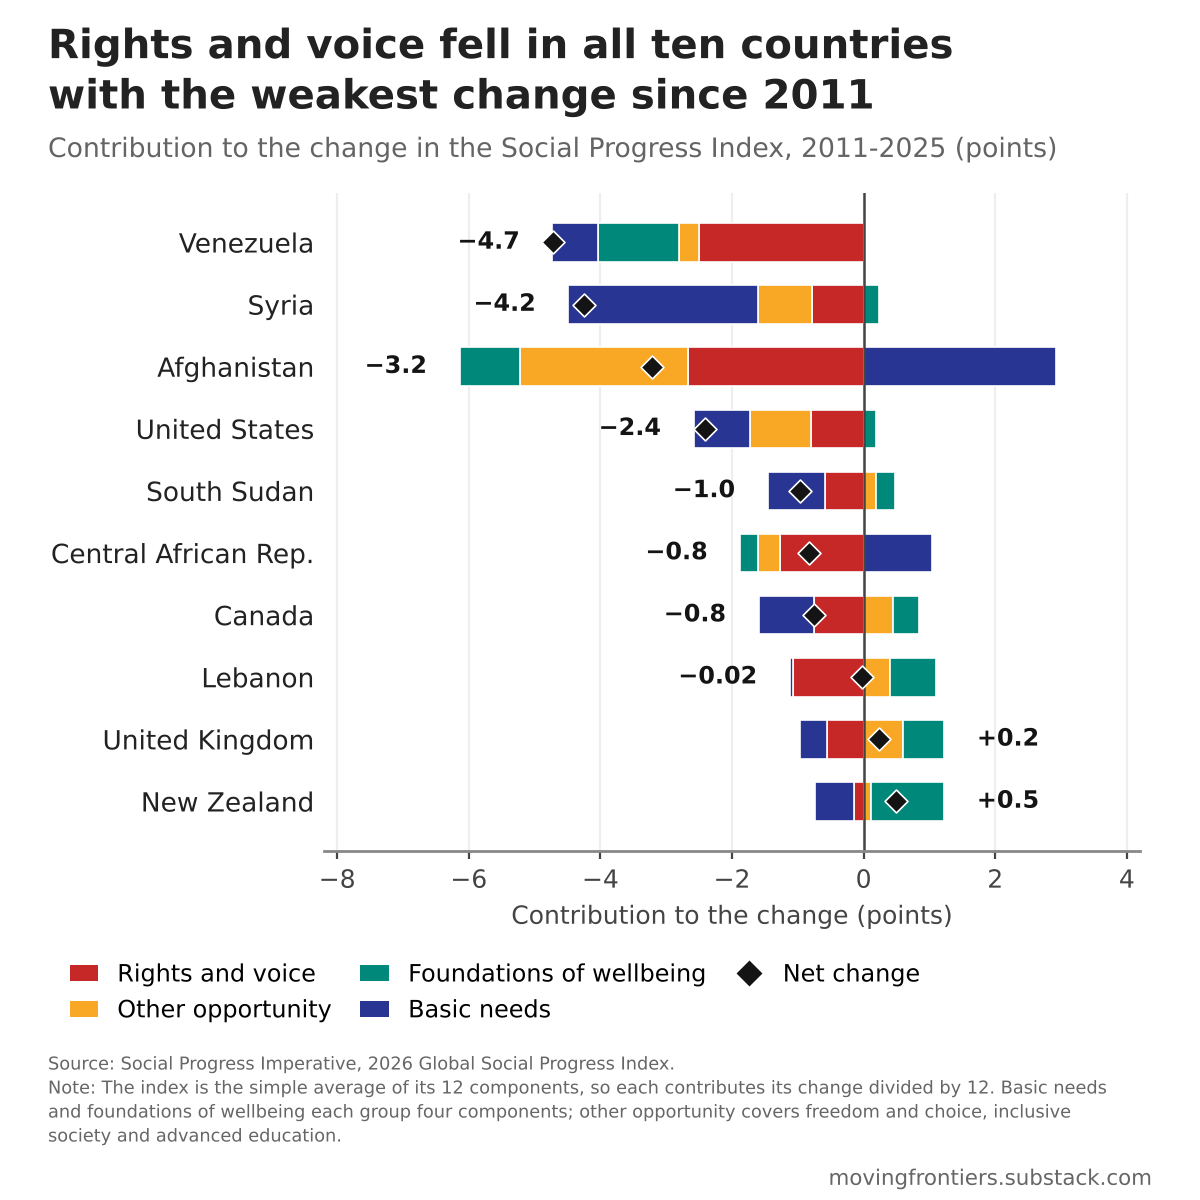

Reproduce this figure in Python.
"""Rights and voice fell in all ten countries with the weakest change since 2011

Self-contained: embeds its data (also saved as chart-09-ten-weakest-changes-drivers.csv) and the Moving Frontiers house style.
Needs only numpy, pandas, matplotlib and Pillow. Run `python chart-09-ten-weakest-changes-drivers.py` to write chart-09-ten-weakest-changes-drivers.png in the current folder.
Data: Social Progress Imperative, 2026 Global Social Progress Index (ranked countries), frozen October 2026."""
DATA = """\
country,spicountrycode,spiyear,status,score_spi,score_nbmc,score_ws,score_sh,score_ps,score_abk,score_aic,score_hw,score_eq,score_pr,score_pfc,score_incl,score_aae,GDPpc,population
Afghanistan,AFG,2011,Ranked,36.64,45.61,42.4,26.68,62.36,27.5,34.83,35.22,45.26,38.53,43.480000000000004,25.830000000000002,12.02,2848.5861,28284089
Afghanistan,AFG,2025,Ranked,33.43,53.09,45.47,46.87,66.76,22.490000000000002,27.66,35.93,45.67,6.57,30.29,7.38,13.01,1983.8126000000002,42647492
Central African Republic,CAF,2011,Ranked,29.61,22.39,19.18,17.22,47.15,31.18,23.44,31.6,60.34,35.15,28.92,29.89,8.81,1479.4137,4492995
Central African Republic,CAF,2025,Ranked,28.78,32.62,19.46,18.77,47.63,31.62,27.64,26.6,57.480000000000004,19.86,28.39,27.310000000000002,7.95,1111.6533,5330690
Canada,CAN,2011,Ranked,85.86,93.37,95.07000000000001,93.38,81.02,93.97,78.5,78.67,81.78,88.47,91.01,81.41,73.66,52558.440800000004,34005902
Canada,CAN,2025,Ranked,85.11,93.03,94.9,84.91,79.89,91.5,85.94,76.5,83.63,79.45,89.22,84.31,77.99,56691.907,41288599
United Kingdom,GBR,2011,Ranked,85.3,90.98,97.35000000000001,92.81,80.13,93.62,83.95,76.72,86.65,89.13,86.82000000000001,75.69,69.68,47013.8824,62766365
United Kingdom,GBR,2025,Ranked,85.54,91.28,94.4,88.7,81.79,91.77,91.13,74.56,90.98,82.54,87.74,73.88,77.78,52517.9849,69226000
Lebanon,LBN,2011,Ranked,65.24,87.9,70.66,86.08,79.72,62.65,53.870000000000005,64.9,67.28,57.13,66.92,39.02,46.74,17390.758400000002,5041288
Lebanon,LBN,2025,Ranked,65.22,85.36,76.18,84.23,78.05,58.17,68.41,63.43,67.05,44.22,63.7,37.17,56.660000000000004,11330.268600000001,5805962
New Zealand,NZL,2011,Ranked,84.97,91.91,93.75,93.24,72.93,91.51,81.32000000000001,76.34,81.53,93.31,86.65,80.46000000000001,76.73,41270.9285,4350700
New Zealand,NZL,2025,Ranked,85.46000000000001,91.97,92.99,86.59,73.21000000000001,89.67,92.60000000000001,78.29,83.52,91.5,83.98,84.35000000000001,76.83,48162.8611,5338500
South Sudan,SSD,2011,Ranked,28.68,45.230000000000004,19.93,22.07,44.93,33.53,14.44,30.71,65.06,19.31,21.61,23.8,3.6,,9745953
South Sudan,SSD,2025,Ranked,27.71,47.94,20.18,17.3,36.22,31.61,21.79,28.0,65.87,12.35,23.42,22.14,5.71,,11943408
Syria,SYR,2011,Ranked,52.870000000000005,82.65,73.35000000000001,86.21000000000001,78.27,65.16,27.53,50.230000000000004,34.26,22.57,57.85,35.33,21.07,9546.5605,22482421
Syria,SYR,2025,Ranked,48.620000000000005,70.54,69.84,78.62,66.87,47.410000000000004,40.14,48.620000000000005,43.82,13.200000000000001,55.0,12.3,37.1,4189.8374,24672760
United States,USA,2011,Ranked,84.17,91.56,94.08,94.01,74.48,88.48,84.38,68.60000000000001,82.7,87.87,86.49,78.03,79.31,59789.4129,309378227
United States,USA,2025,Ranked,81.76,91.59,93.53,87.23,71.46000000000001,85.33,88.71000000000001,66.95,85.37,78.3,84.28,74.12,74.32000000000001,75491.6084,340110988
Venezuela,VEN,2011,Ranked,62.04,84.21000000000001,77.93,84.68,53.88,70.04,51.74,61.63,57.61,48.14,66.41,60.88,27.39,,28813101
Venezuela,VEN,2025,Ranked,57.32,76.8,70.13,83.24,62.160000000000004,67.79,55.44,50.13,53.0,18.080000000000002,64.13,55.49,31.41,,28405543
"""

# ---- data (embedded) and the few shared definitions the chart code expects ----
import io, numpy as np, pandas as pd, warnings; warnings.filterwarnings('ignore')
a=pd.read_csv(io.StringIO(DATA))
COMP=['score_nbmc','score_ws','score_sh','score_ps','score_abk','score_aic','score_hw','score_eq','score_pr','score_pfc','score_incl','score_aae']
CN=['Nutrition and medical care','Water and sanitation','Housing','Safety','Basic education','Information and communications','Health','Environmental quality','Rights and voice','Freedom and choice','Inclusive society','Advanced education']
cn=dict(zip(COMP,CN))

import matplotlib; matplotlib.use('Agg'); import matplotlib.pyplot as plt, warnings; warnings.filterwarnings('ignore')
from matplotlib.patches import Patch
plt.rcParams.update({'font.family':'DejaVu Sans','axes.edgecolor':'#888','axes.linewidth':1.0})
C=['VEN', 'SYR', 'AFG', 'USA', 'SSD', 'CAF', 'CAN', 'LBN', 'GBR', 'NZL']
NM={'VEN': 'Venezuela', 'SYR': 'Syria', 'AFG': 'Afghanistan', 'USA': 'United States', 'SSD': 'South Sudan', 'CAF': 'Central African Rep.', 'CAN': 'Canada', 'LBN': 'Lebanon', 'GBR': 'United Kingdom', 'NZL': 'New Zealand'}
S=a[a.spicountrycode.isin(C)].pivot(index='spiyear',columns='spicountrycode')
D=pd.DataFrame({k:(S[k].loc[2025,C]-S[k].loc[2011,C])/12 for k in COMP}).T     # contribution to the index change
G={'Rights and voice':['score_pr'],'Other opportunity':['score_pfc','score_incl','score_aae'],
   'Foundations of wellbeing':['score_abk','score_aic','score_hw','score_eq'],'Basic needs':['score_nbmc','score_ws','score_sh','score_ps']}
GC={'Rights and voice':'#C62828','Other opportunity':'#F9A825','Foundations of wellbeing':'#00897B','Basic needs':'#283593'}
GD=pd.DataFrame({g:D.loc[ks].sum() for g,ks in G.items()}); tot=GD.sum(axis=1)
assert np.allclose(tot,(S.score_spi.loc[2025,C]-S.score_spi.loc[2011,C]),atol=0.02); tot=(S.score_spi.loc[2025,C]-S.score_spi.loc[2011,C])   # label the published change
order=tot.sort_values(ascending=False).index; OFFX=0.04*((-8.2,4.2)[1]-(-8.2,4.2)[0])          # smallest fall at the bottom
W=H=1200; DPI=200
fig=plt.figure(figsize=(W/DPI,H/DPI),dpi=DPI); fig.patch.set_facecolor('white'); r=fig.canvas.get_renderer(); bb=lambda o:o.get_window_extent(r)
tt=fig.text(0.04,1-22/H,'Rights and voice fell in all ten countries\nwith the weakest change since 2011',fontsize=14.5,fontweight='bold',color='#222',ha='left',va='top',linespacing=1.25); fig.canvas.draw()
st=fig.text(0.04,(bb(tt).y0-14)/H,'Contribution to the change in the Social Progress Index, 2011-2025 (points)',fontsize=9.6,color='#646464',ha='left',va='top'); fig.canvas.draw()
wm=fig.text(0.96,0,'movingfrontiers.substack.com',fontsize=7.7,color='#666',ha='right',va='bottom'); fig.canvas.draw(); wm.set_y((10-bb(wm).y0)/H); fig.canvas.draw()
ct=fig.text(0.04,0,'Source: Social Progress Imperative, 2026 Global Social Progress Index.\nNote: The index is the simple average of its 12 components, so each contributes its change divided by 12. Basic needs\nand foundations of wellbeing each group four components; other opportunity covers freedom and choice, inclusive\nsociety and advanced education.',
 fontsize=6.4,color='#666',ha='left',va='bottom',linespacing=1.35); fig.canvas.draw(); ct.set_y((bb(wm).y1+20-bb(ct).y0)/H); fig.canvas.draw()
ax=fig.add_axes([0.27,0.2,0.68,0.55]); ax.spines['top'].set_visible(False); ax.spines['right'].set_visible(False); ax.spines['left'].set_visible(False)
for i,c in enumerate(order):
    pos=neg=0
    for g in G:
        v=GD.loc[c,g]
        if v>=0: ax.barh(i,v,left=pos,color=GC[g],height=.62,edgecolor='white',lw=.6); pos+=v
        else: ax.barh(i,v,left=neg,color=GC[g],height=.62,edgecolor='white',lw=.6); neg+=v
    ax.scatter(tot[c],i,marker='D',s=34,c='#141414',zorder=5,edgecolor='white',lw=.6)
    ax.text((min(neg,tot[c])-OFFX) if tot[c]<0 else (max(pos,tot[c])+OFFX),i,(f'{tot[c]:+.1f}' if tot[c]>0 else f'{tot[c]:.1f}').replace('-','−') if abs(tot[c])>=0.05 else f'{tot[c]:.2f}'.replace('-','−'),ha='right' if tot[c]<0 else 'left',va='center',fontsize=8.6,fontweight='bold',color='#141414')
ax.axvline(0,c='#444',lw=.9); ax.set_yticks(range(len(order))); ax.set_yticklabels([NM[c] for c in order],fontsize=9.5,color='#222'); ax.tick_params(axis='y',length=0)
ax.tick_params(axis='x',labelsize=9,colors='#444',length=3); ax.grid(axis='x',c='#eeeeee',lw=.8); ax.set_axisbelow(True)
ax.set_xlim(-8.2,4.2); ax.set_xticks([-8, -6, -4, -2, 0, 2, 4]); ax.set_xticklabels([str(v).replace('-','−') for v in [-8, -6, -4, -2, 0, 2, 4]])
ax.set_xlabel('Contribution to the change (points)',fontsize=9,color='#444')
h=[Patch(facecolor=GC[g],label=g) for g in G]+[plt.Line2D([],[],marker='D',ls='',c='#141414',ms=5.5,label='Net change')]
lg=fig.legend(handles=h,loc='upper left',ncol=3,frameon=False,fontsize=8.6,handlelength=1.2,columnspacing=1.2,bbox_to_anchor=(0.04,0.5))
# lay out: legend just above caption, axes between subtitle and legend
for _ in range(5):
    fig.canvas.draw(); lb=bb(lg); err=(bb(ct).y1+20)-lb.y0; ay=lg.get_bbox_to_anchor().transformed(fig.transFigure.inverted()).y0; lg.set_bbox_to_anchor((0.04,ay+err/H)); fig.canvas.draw(); lb=bb(lg)
    tb=ax.get_tightbbox(r); p=ax.get_position()
    y0=p.y0+(lb.y1+24-tb.y0)/H; y1=p.y1+(bb(st).y0-30-tb.y1)/H; ax.set_position([p.x0,y0,p.width,y1-y0])
fig.canvas.draw(); tb=ax.get_tightbbox(r); lb=bb(lg)
print('cap-wm',round(bb(ct).y0-bb(wm).y1,1),'wm-edge',round(bb(wm).y0,1)); print('gaps sub-plot',round(bb(st).y0-tb.y1,1),'plot-legend',round(tb.y0-lb.y1,1),'legend-cap',round(lb.y0-bb(ct).y1,1),'right',round(W-max(tb.x1,lb.x1,bb(st).x1)))
print({c:(GD.loc[c].idxmin(),round(GD.loc[c].min(),2)) for c in order}); print('rv share of gross losses',{c:round(-GD.loc[c,'Rights and voice']/-GD.loc[c][GD.loc[c]<0].sum(),2) for c in order})
fig.savefig('chart-09-ten-weakest-changes-drivers.png',dpi=DPI,facecolor='white')
